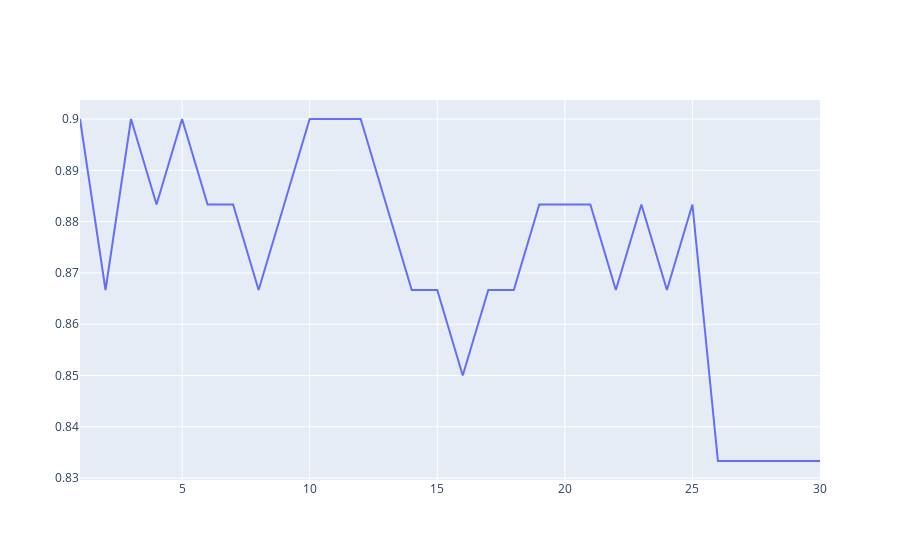

Write notebook code for a chart like this one.
### Code cell
import plotly.graph_objects as go

fig = go.Figure(data=go.Scatter(x=neighbors_settings, y=scores))
fig.show()

### Figure 1 — Plotly figure (JSON) as saved in the notebook; plotly's stock layout.template omitted (floating-point values rounded to 4 significant figures)
{"data": [{"type": "scatter", "x": [1, 2, 3, 4, 5, 6, 7, 8, 9, 10, 11, 12, 13, 14, 15, 16, 17, 18, 19, 20, 21, 22, 23, 24, 25, 26, 27, 28, 29, 30], "y": [0.9, 0.8667, 0.9, 0.8833, 0.9, 0.8833, 0.8833, 0.8667, 0.8833, 0.9, 0.9, 0.9, 0.8833, 0.8667, 0.8667, 0.85, 0.8667, 0.8667, 0.8833, 0.8833, 0.8833, 0.8667, 0.8833, 0.8667, 0.8833, 0.8333, 0.8333, 0.8333, 0.8333, 0.8333]}], "layout": {}}
